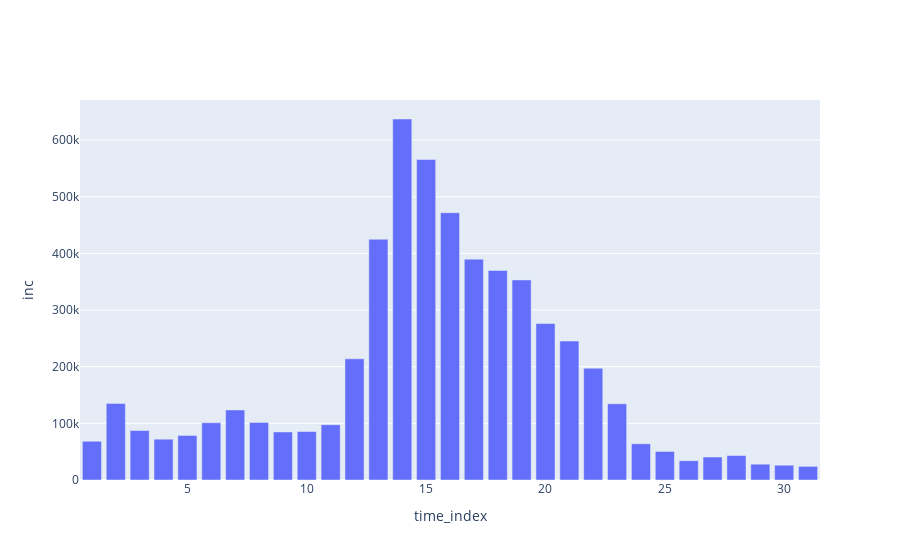

Notebook code cell kept with this figure:
### Code cell
# Plot incidences data
plot = plots.IncidenceNumberPlot()
plot.add_data(flu_data, time_key='time_index', inc_key='inc')
plot.show()

### Figure 1 — Plotly figure (JSON) as saved in the notebook; plotly's stock layout.template omitted (floating-point values rounded to 4 significant figures)
{"data": [{"name": "cases", "type": "bar", "x": [1, 2, 3, 4, 5, 6, 7, 8, 9, 10, 11, 12, 13, 14, 15, 16, 17, 18, 19, 20, 21, 22, 23, 24, 25, 26, 27, 28, 29, 30, 31], "y": [68422, 135223, 87330, 72029, 78620, 101073, 123680, 101726, 84830, 85489, 97586, 213901, 424937, 637302, 565825, 471852, 389886, 369895, 353231, 276205, 245240, 197206, 134545, 63881, 50362, 34053, 40555, 43154, 27896, 26096, 24099]}], "layout": {"xaxis": {"title": {"text": "time_index"}}, "yaxis": {"title": {"text": "inc"}}}}
